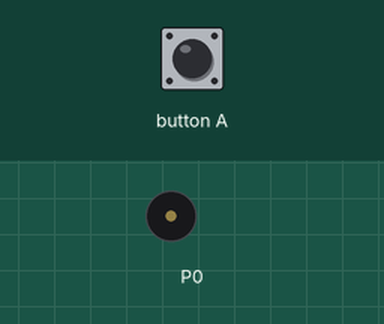
Simulated run of this program. Board: BBC micro:bit (MakeCode). Shown: buzzer (waves = sounding). Inputs (shaded band) come from the test bench.

Above: at 1.2 s.
1.3 s: button A pressed for 0.15 s
At 4.7 s:
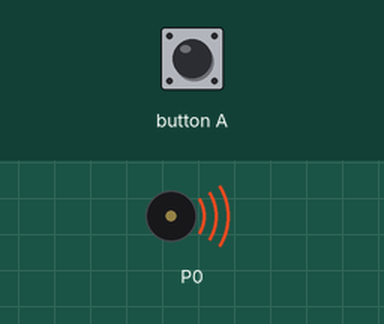
Timing chart, 0 to 10.4 s (numbered marks = the images above; inputs shaded):
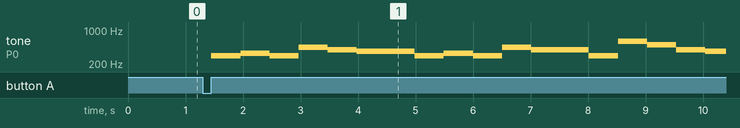

The program:

main.ts
```typescript
input.onButtonPressed(Button.A, function () {
    music.playTone(294, music.beat(BeatFraction.Half))
    music.playTone(294, music.beat(BeatFraction.Half))
    music.playTone(330, music.beat(BeatFraction.Whole))
    music.playTone(294, music.beat(BeatFraction.Whole))
    music.playTone(440, music.beat(BeatFraction.Whole))
    music.playTone(392, music.beat(BeatFraction.Whole))
    music.playTone(370, music.beat(BeatFraction.Double))
    music.playTone(294, music.beat(BeatFraction.Half))
    music.playTone(294, music.beat(BeatFraction.Half))
    music.playTone(330, music.beat(BeatFraction.Whole))
    music.playTone(294, music.beat(BeatFraction.Whole))
    music.playTone(440, music.beat(BeatFraction.Whole))
    music.playTone(392, music.beat(BeatFraction.Double))
    music.playTone(294, music.beat(BeatFraction.Half))
    music.playTone(294, music.beat(BeatFraction.Half))
    music.playTone(587, music.beat(BeatFraction.Whole))
    music.playTone(494, music.beat(BeatFraction.Whole))
    music.playTone(392, music.beat(BeatFraction.Whole))
    music.playTone(370, music.beat(BeatFraction.Whole))
    music.playTone(330, music.beat(BeatFraction.Whole))
    music.playTone(523, music.beat(BeatFraction.Half))
    music.playTone(523, music.beat(BeatFraction.Half))
    music.playTone(494, music.beat(BeatFraction.Whole))
    music.playTone(392, music.beat(BeatFraction.Whole))
    music.playTone(440, music.beat(BeatFraction.Whole))
    music.playTone(392, music.beat(BeatFraction.Whole))
})
basic.forever(function () {

})
```

test.ts
```typescript
// testene settes inn her; disse vil ikke kompilert så lenge denne pakken blir brukt som en utvidelse.
```

Measured:
- after the input at 1.3 s, tone on P0: plays 294 Hz for 0.51 s, 330 Hz for 0.51 s, 294 Hz for 0.51 s, 440 Hz for 0.51 s, 392 Hz for 0.51 s, 370 Hz for 1.0 s … (16 notes in this stretch), starting after 0.15 s
